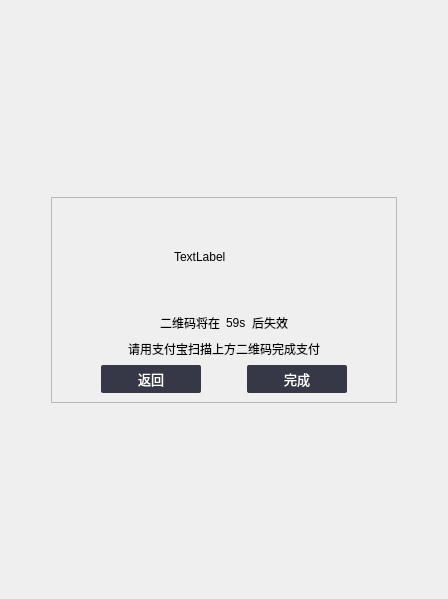
           <widget class="QWidget" name="pageQrCode">
            <layout class="QVBoxLayout" name="verticalLayout_13">
             <item>
              <spacer name="verticalSpacer_8">
               <property name="orientation">
                <enum>Qt::Vertical</enum>
               </property>
               <property name="sizeHint" stdset="0">
                <size>
                 <width>20</width>
                 <height>186</height>
                </size>
               </property>
              </spacer>
             </item>
             <item>
              <layout class="QHBoxLayout" name="horizontalLayout_28">
               <item>
                <spacer name="horizontalSpacer_27">
                 <property name="orientation">
                  <enum>Qt::Horizontal</enum>
                 </property>
                 <property name="sizeHint" stdset="0">
                  <size>
                   <width>40</width>
                   <height>20</height>
                  </size>
                 </property>
                </spacer>
               </item>
               <item>
                <widget class="QFrame" name="frame_13">
                 <property name="frameShape">
                  <enum>QFrame::StyledPanel</enum>
                 </property>
                 <property name="frameShadow">
                  <enum>QFrame::Raised</enum>
                 </property>
                 <layout class="QVBoxLayout" name="verticalLayout_12">
                  <item>
                   <layout class="QHBoxLayout" name="horizontalLayout_24">
                    <item>
                     <spacer name="horizontalSpacer_19">
                      <property name="orientation">
                       <enum>Qt::Horizontal</enum>
                      </property>
                      <property name="sizeHint" stdset="0">
                       <size>
                        <width>40</width>
                        <height>20</height>
                       </size>
                      </property>
                     </spacer>
                    </item>
                    <item>
                     <widget class="QLabel" name="labelQrCode">
                      <property name="minimumSize">
                       <size>
                        <width>100</width>
                        <height>100</height>
                       </size>
                      </property>
                      <property name="maximumSize">
                       <size>
                        <width>100</width>
                        <height>100</height>
                       </size>
                      </property>
                      <property name="text">
                       <string>TextLabel</string>
                      </property>
                     </widget>
                    </item>
                    <item>
                     <spacer name="horizontalSpacer_20">
                      <property name="orientation">
                       <enum>Qt::Horizontal</enum>
                      </property>
                      <property name="sizeHint" stdset="0">
                       <size>
                        <width>40</width>
                        <height>20</height>
                       </size>
                      </property>
                     </spacer>
                    </item>
                   </layout>
                  </item>
                  <item>
                   <layout class="QHBoxLayout" name="horizontalLayout_25">
                    <item>
                     <spacer name="horizontalSpacer_21">
                      <property name="orientation">
                       <enum>Qt::Horizontal</enum>
                      </property>
                      <property name="sizeHint" stdset="0">
                       <size>
                        <width>40</width>
                        <height>20</height>
                       </size>
                      </property>
                     </spacer>
                    </item>
                    <item>
                     <widget class="QLabel" name="label_20">
                      <property name="text">
                       <string>二维码将在</string>
                      </property>
                     </widget>
                    </item>
                    <item>
                     <widget class="QLabel" name="label_21">
                      <property name="text">
                       <string>59s</string>
                      </property>
                     </widget>
                    </item>
                    <item>
                     <widget class="QLabel" name="label_22">
                      <property name="text">
                       <string>后失效</string>
                      </property>
                     </widget>
                    </item>
                    <item>
                     <spacer name="horizontalSpacer_22">
                      <property name="orientation">
                       <enum>Qt::Horizontal</enum>
                      </property>
                      <property name="sizeHint" stdset="0">
                       <size>
                        <width>40</width>
                        <height>20</height>
                       </size>
                      </property>
                     </spacer>
                    </item>
                   </layout>
                  </item>
                  <item>
                   <layout class="QHBoxLayout" name="horizontalLayout_26">
                    <item>
                     <spacer name="horizontalSpacer_23">
                      <property name="orientation">
                       <enum>Qt::Horizontal</enum>
                      </property>
                      <property name="sizeHint" stdset="0">
                       <size>
                        <width>40</width>
                        <height>20</height>
                       </size>
                      </property>
                     </spacer>
                    </item>
                    <item>
                     <widget class="QLabel" name="label_23">
                      <property name="text">
                       <string>请用支付宝扫描上方二维码完成支付</string>
                      </property>
                     </widget>
                    </item>
                    <item>
                     <spacer name="horizontalSpacer_24">
                      <property name="orientation">
                       <enum>Qt::Horizontal</enum>
                      </property>
                      <property name="sizeHint" stdset="0">
                       <size>
                        <width>40</width>
                        <height>20</height>
                       </size>
                      </property>
                     </spacer>
                    </item>
                   </layout>
                  </item>
                  <item>
                   <layout class="QHBoxLayout" name="horizontalLayout_27">
                    <item>
                     <spacer name="horizontalSpacer_25">
                      <property name="orientation">
                       <enum>Qt::Horizontal</enum>
                      </property>
                      <property name="sizeHint" stdset="0">
                       <size>
                        <width>40</width>
                        <height>20</height>
                       </size>
                      </property>
                     </spacer>
                    </item>
                    <item>
                     <widget class="QPushButton" name="btnReturn">
                      <property name="minimumSize">
                       <size>
                        <width>100</width>
                        <height>28</height>
                       </size>
                      </property>
                      <property name="font">
                       <font>
                        <pointsize>10</pointsize>
                       </font>
                      </property>
                      <property name="styleSheet">
                       <string notr="true"> QPushButton {
     border: 0px solid #555764;
     border-radius:2px;
	 background-color: #FF363847;
	 color:#FFFFFFFF;
 }
QPushButton:hover
{
	border:0px solid  #FF27282B;
	background-color: #FF27282B;
}
 QPushButton:pressed {
     border: 0px solid #555764;
     border-radius: 2px;
	 background-color: #FF555764;
	 color:#FFFFFFFF;
 }
QPushButton:disabled
{
 background-color: #FFC1C1C1;
 color:#FFFFFFFF;
}

 QPushButton:flat {
     border: none; /* no border for a flat push button */
 }

 QPushButton:default {
     border-color: navy; /* make the default button prominent */
 }
</string>
                      </property>
                      <property name="text">
                       <string>返回</string>
                      </property>
                     </widget>
                    </item>
                    <item>
                     <spacer name="horizontalSpacer_29">
                      <property name="orientation">
                       <enum>Qt::Horizontal</enum>
                      </property>
                      <property name="sizeHint" stdset="0">
                       <size>
                        <width>40</width>
                        <height>20</height>
                       </size>
                      </property>
                     </spacer>
                    </item>
                    <item>
                     <widget class="QPushButton" name="btnFinish">
                      <property name="minimumSize">
                       <size>
                        <width>100</width>
                        <height>28</height>
                       </size>
                      </property>
                      <property name="font">
                       <font>
                        <pointsize>10</pointsize>
                       </font>
                      </property>
                      <property name="styleSheet">
                       <string notr="true"> QPushButton {
     border: 0px solid #555764;
     border-radius:2px;
	 background-color: #FF363847;
	 color:#FFFFFFFF;
 }
QPushButton:hover
{
	border:0px solid  #FF27282B;
	background-color: #FF27282B;
}
 QPushButton:pressed {
     border: 0px solid #555764;
     border-radius: 2px;
	 background-color: #FF555764;
	 color:#FFFFFFFF;
 }
QPushButton:disabled
{
 background-color: #FFC1C1C1;
 color:#FFFFFFFF;
}

 QPushButton:flat {
     border: none; /* no border for a flat push button */
 }

 QPushButton:default {
     border-color: navy; /* make the default button prominent */
 }
</string>
                      </property>
                      <property name="text">
                       <string>完成</string>
                      </property>
                     </widget>
                    </item>
                    <item>
                     <spacer name="horizontalSpacer_26">
                      <property name="orientation">
                       <enum>Qt::Horizontal</enum>
                      </property>
                      <property name="sizeHint" stdset="0">
                       <size>
                        <width>40</width>
                        <height>20</height>
                       </size>
                      </property>
                     </spacer>
                    </item>
                   </layout>
                  </item>
                 </layout>
                </widget>
               </item>
               <item>
                <spacer name="horizontalSpacer_28">
                 <property name="orientation">
                  <enum>Qt::Horizontal</enum>
                 </property>
                 <property name="sizeHint" stdset="0">
                  <size>
                   <width>40</width>
                   <height>20</height>
                  </size>
                 </property>
                </spacer>
               </item>
              </layout>
             </item>
             <item>
              <spacer name="verticalSpacer_9">
               <property name="orientation">
                <enum>Qt::Vertical</enum>
               </property>
               <property name="sizeHint" stdset="0">
                <size>
                 <width>20</width>
                 <height>185</height>
                </size>
               </property>
              </spacer>
             </item>
            </layout>
           </widget>
